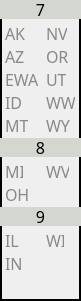
   <widget class="QFrame" name="frame_6">
    <property name="geometry">
     <rect>
      <x>620</x>
      <y>223</y>
      <width>81</width>
      <height>301</height>
     </rect>
    </property>
    <property name="font">
     <font>
      <family>Monospace</family>
      <pointsize>12</pointsize>
     </font>
    </property>
    <property name="frameShape">
     <enum>QFrame::WinPanel</enum>
    </property>
    <property name="frameShadow">
     <enum>QFrame::Plain</enum>
    </property>
    <widget class="QLabel" name="label_22">
     <property name="geometry">
      <rect>
       <x>0</x>
       <y>0</y>
       <width>81</width>
       <height>19</height>
      </rect>
     </property>
     <property name="font">
      <font>
       <family>JetBrains Mono</family>
       <pointsize>12</pointsize>
       <weight>50</weight>
       <bold>false</bold>
      </font>
     </property>
     <property name="styleSheet">
      <string notr="true">background-color: rgb(211, 215, 207);
color: rgb(0, 0, 0);</string>
     </property>
     <property name="text">
      <string>7</string>
     </property>
     <property name="alignment">
      <set>Qt::AlignCenter</set>
     </property>
    </widget>
    <widget class="QLabel" name="label_23">
     <property name="geometry">
      <rect>
       <x>0</x>
       <y>138</y>
       <width>81</width>
       <height>19</height>
      </rect>
     </property>
     <property name="font">
      <font>
       <family>JetBrains Mono</family>
       <pointsize>12</pointsize>
       <weight>50</weight>
       <bold>false</bold>
      </font>
     </property>
     <property name="styleSheet">
      <string notr="true">background-color: rgb(211, 215, 207);
color: rgb(0, 0, 0);</string>
     </property>
     <property name="text">
      <string>8</string>
     </property>
     <property name="alignment">
      <set>Qt::AlignCenter</set>
     </property>
    </widget>
    <widget class="QLabel" name="label_24">
     <property name="geometry">
      <rect>
       <x>0</x>
       <y>207</y>
       <width>81</width>
       <height>19</height>
      </rect>
     </property>
     <property name="font">
      <font>
       <family>JetBrains Mono</family>
       <pointsize>12</pointsize>
       <weight>50</weight>
       <bold>false</bold>
      </font>
     </property>
     <property name="styleSheet">
      <string notr="true">background-color: rgb(211, 215, 207);
color: rgb(0, 0, 0);</string>
     </property>
     <property name="text">
      <string>9</string>
     </property>
     <property name="alignment">
      <set>Qt::AlignCenter</set>
     </property>
    </widget>
    <widget class="QLabel" name="Section_OR">
     <property name="geometry">
      <rect>
       <x>46</x>
       <y>46</y>
       <width>23</width>
       <height>20</height>
      </rect>
     </property>
     <property name="font">
      <font>
       <family>JetBrains Mono</family>
       <pointsize>12</pointsize>
       <weight>50</weight>
       <bold>false</bold>
      </font>
     </property>
     <property name="styleSheet">
      <string notr="true">color: rgb(136, 138, 133);</string>
     </property>
     <property name="text">
      <string>OR</string>
     </property>
    </widget>
    <widget class="QLabel" name="Section_AZ">
     <property name="geometry">
      <rect>
       <x>5</x>
       <y>46</y>
       <width>19</width>
       <height>20</height>
      </rect>
     </property>
     <property name="font">
      <font>
       <family>JetBrains Mono</family>
       <pointsize>12</pointsize>
       <weight>50</weight>
       <bold>false</bold>
      </font>
     </property>
     <property name="styleSheet">
      <string notr="true">color: rgb(136, 138, 133);</string>
     </property>
     <property name="text">
      <string>AZ</string>
     </property>
    </widget>
    <widget class="QLabel" name="Section_MI">
     <property name="geometry">
      <rect>
       <x>5</x>
       <y>161</y>
       <width>18</width>
       <height>20</height>
      </rect>
     </property>
     <property name="font">
      <font>
       <family>JetBrains Mono</family>
       <pointsize>12</pointsize>
       <weight>50</weight>
       <bold>false</bold>
      </font>
     </property>
     <property name="styleSheet">
      <string notr="true">color: rgb(136, 138, 133);</string>
     </property>
     <property name="text">
      <string>MI</string>
     </property>
    </widget>
    <widget class="QLabel" name="Section_OH">
     <property name="geometry">
      <rect>
       <x>5</x>
       <y>184</y>
       <width>23</width>
       <height>20</height>
      </rect>
     </property>
     <property name="font">
      <font>
       <family>JetBrains Mono</family>
       <pointsize>12</pointsize>
       <weight>50</weight>
       <bold>false</bold>
      </font>
     </property>
     <property name="styleSheet">
      <string notr="true">color: rgb(136, 138, 133);</string>
     </property>
     <property name="text">
      <string>OH</string>
     </property>
    </widget>
    <widget class="QLabel" name="Section_WV">
     <property name="geometry">
      <rect>
       <x>46</x>
       <y>161</y>
       <width>23</width>
       <height>20</height>
      </rect>
     </property>
     <property name="font">
      <font>
       <family>JetBrains Mono</family>
       <pointsize>12</pointsize>
       <weight>50</weight>
       <bold>false</bold>
      </font>
     </property>
     <property name="styleSheet">
      <string notr="true">color: rgb(136, 138, 133);</string>
     </property>
     <property name="text">
      <string>WV</string>
     </property>
    </widget>
    <widget class="QLabel" name="Section_NV">
     <property name="geometry">
      <rect>
       <x>46</x>
       <y>23</y>
       <width>21</width>
       <height>20</height>
      </rect>
     </property>
     <property name="font">
      <font>
       <family>JetBrains Mono</family>
       <pointsize>12</pointsize>
       <weight>50</weight>
       <bold>false</bold>
      </font>
     </property>
     <property name="styleSheet">
      <string notr="true">color: rgb(136, 138, 133);</string>
     </property>
     <property name="text">
      <string>NV</string>
     </property>
    </widget>
    <widget class="QLabel" name="Section_AK">
     <property name="geometry">
      <rect>
       <x>5</x>
       <y>23</y>
       <width>21</width>
       <height>20</height>
      </rect>
     </property>
     <property name="font">
      <font>
       <family>JetBrains Mono</family>
       <pointsize>12</pointsize>
       <weight>50</weight>
       <bold>false</bold>
      </font>
     </property>
     <property name="styleSheet">
      <string notr="true">color: rgb(136, 138, 133);</string>
     </property>
     <property name="text">
      <string>AK</string>
     </property>
    </widget>
    <widget class="QLabel" name="Section_WI">
     <property name="geometry">
      <rect>
       <x>46</x>
       <y>230</y>
       <width>18</width>
       <height>20</height>
      </rect>
     </property>
     <property name="font">
      <font>
       <family>JetBrains Mono</family>
       <pointsize>12</pointsize>
       <weight>50</weight>
       <bold>false</bold>
      </font>
     </property>
     <property name="styleSheet">
      <string notr="true">color: rgb(136, 138, 133);</string>
     </property>
     <property name="text">
      <string>WI</string>
     </property>
    </widget>
    <widget class="QLabel" name="Section_IL">
     <property name="geometry">
      <rect>
       <x>5</x>
       <y>230</y>
       <width>20</width>
       <height>20</height>
      </rect>
     </property>
     <property name="font">
      <font>
       <family>JetBrains Mono</family>
       <pointsize>12</pointsize>
       <weight>50</weight>
       <bold>false</bold>
      </font>
     </property>
     <property name="styleSheet">
      <string notr="true">color: rgb(136, 138, 133);</string>
     </property>
     <property name="text">
      <string>IL</string>
     </property>
    </widget>
    <widget class="QLabel" name="Section_IN">
     <property name="geometry">
      <rect>
       <x>5</x>
       <y>253</y>
       <width>20</width>
       <height>20</height>
      </rect>
     </property>
     <property name="font">
      <font>
       <family>JetBrains Mono</family>
       <pointsize>12</pointsize>
       <weight>50</weight>
       <bold>false</bold>
      </font>
     </property>
     <property name="styleSheet">
      <string notr="true">color: rgb(136, 138, 133);</string>
     </property>
     <property name="text">
      <string>IN</string>
     </property>
    </widget>
    <widget class="QLabel" name="Section_ID">
     <property name="geometry">
      <rect>
       <x>5</x>
       <y>92</y>
       <width>20</width>
       <height>20</height>
      </rect>
     </property>
     <property name="font">
      <font>
       <family>JetBrains Mono</family>
       <pointsize>12</pointsize>
       <weight>50</weight>
       <bold>false</bold>
      </font>
     </property>
     <property name="styleSheet">
      <string notr="true">color: rgb(136, 138, 133);</string>
     </property>
     <property name="text">
      <string>ID</string>
     </property>
    </widget>
    <widget class="QLabel" name="Section_EWA">
     <property name="geometry">
      <rect>
       <x>5</x>
       <y>69</y>
       <width>33</width>
       <height>20</height>
      </rect>
     </property>
     <property name="font">
      <font>
       <family>JetBrains Mono</family>
       <pointsize>12</pointsize>
       <weight>50</weight>
       <bold>false</bold>
      </font>
     </property>
     <property name="styleSheet">
      <string notr="true">color: rgb(136, 138, 133);</string>
     </property>
     <property name="text">
      <string>EWA</string>
     </property>
    </widget>
    <widget class="QLabel" name="Section_WWA">
     <property name="geometry">
      <rect>
       <x>46</x>
       <y>92</y>
       <width>29</width>
       <height>20</height>
      </rect>
     </property>
     <property name="font">
      <font>
       <family>JetBrains Mono</family>
       <pointsize>12</pointsize>
       <weight>50</weight>
       <bold>false</bold>
      </font>
     </property>
     <property name="styleSheet">
      <string notr="true">color: rgb(136, 138, 133);</string>
     </property>
     <property name="text">
      <string>WWA</string>
     </property>
    </widget>
    <widget class="QLabel" name="Section_UT">
     <property name="geometry">
      <rect>
       <x>46</x>
       <y>69</y>
       <width>20</width>
       <height>20</height>
      </rect>
     </property>
     <property name="font">
      <font>
       <family>JetBrains Mono</family>
       <pointsize>12</pointsize>
       <weight>50</weight>
       <bold>false</bold>
      </font>
     </property>
     <property name="styleSheet">
      <string notr="true">color: rgb(136, 138, 133);</string>
     </property>
     <property name="text">
      <string>UT</string>
     </property>
    </widget>
    <widget class="QLabel" name="Section_MT">
     <property name="geometry">
      <rect>
       <x>5</x>
       <y>115</y>
       <width>23</width>
       <height>20</height>
      </rect>
     </property>
     <property name="font">
      <font>
       <family>JetBrains Mono</family>
       <pointsize>12</pointsize>
       <weight>50</weight>
       <bold>false</bold>
      </font>
     </property>
     <property name="styleSheet">
      <string notr="true">color: rgb(136, 138, 133);</string>
     </property>
     <property name="text">
      <string>MT</string>
     </property>
    </widget>
    <widget class="QLabel" name="Section_WY">
     <property name="geometry">
      <rect>
       <x>46</x>
       <y>115</y>
       <width>24</width>
       <height>20</height>
      </rect>
     </property>
     <property name="font">
      <font>
       <family>JetBrains Mono</family>
       <pointsize>12</pointsize>
       <weight>50</weight>
       <bold>false</bold>
      </font>
     </property>
     <property name="styleSheet">
      <string notr="true">color: rgb(136, 138, 133);</string>
     </property>
     <property name="text">
      <string>WY</string>
     </property>
    </widget>
   </widget>
